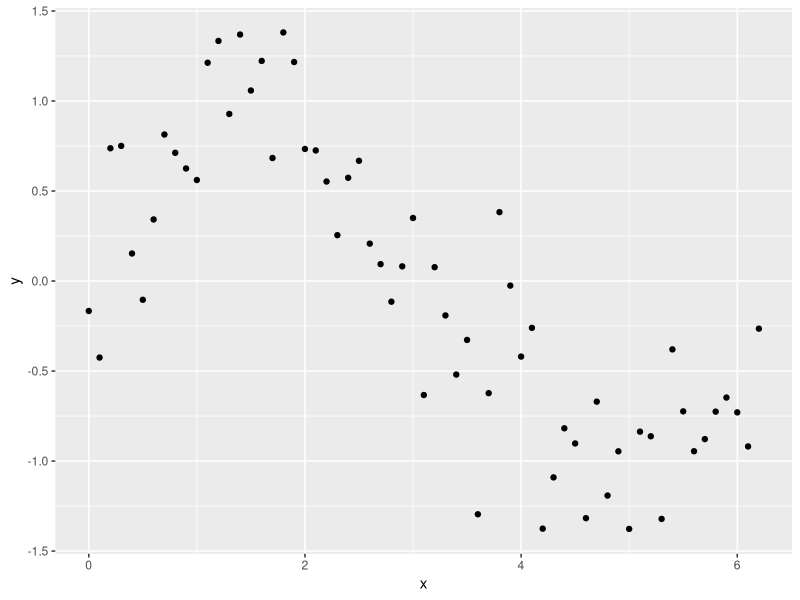
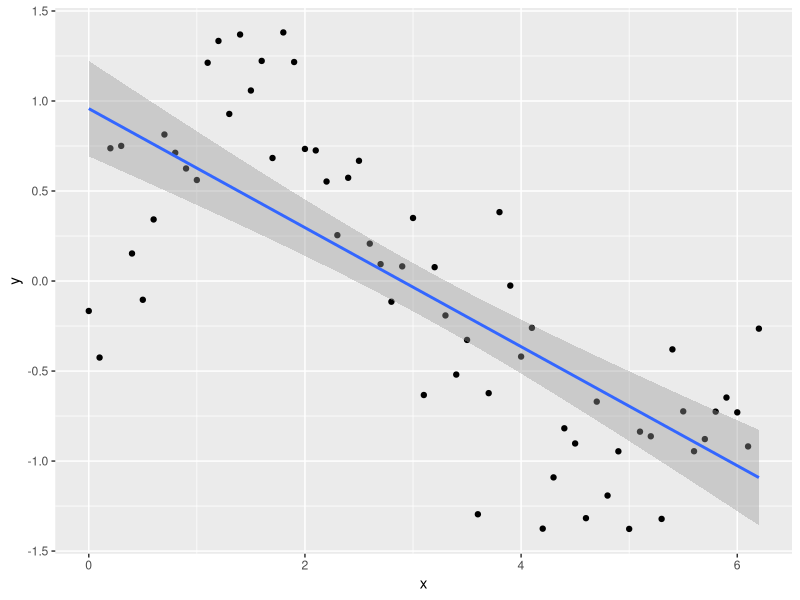
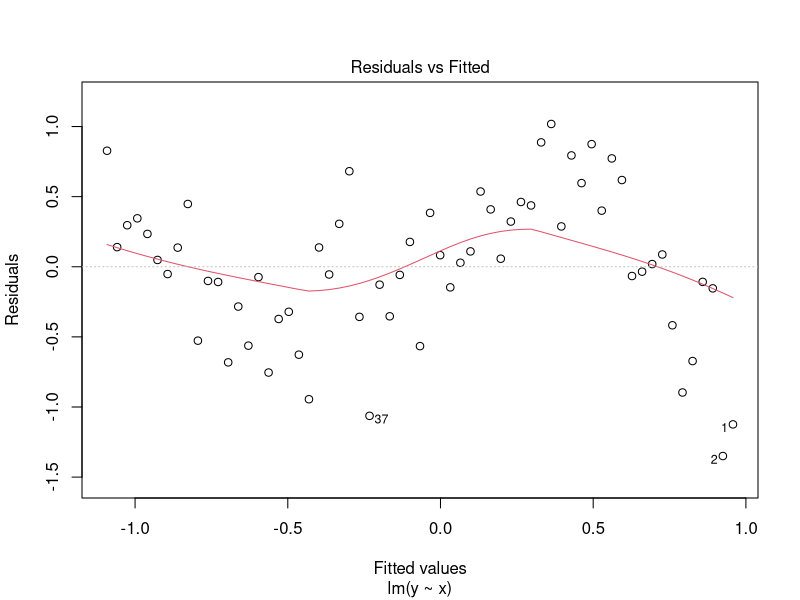
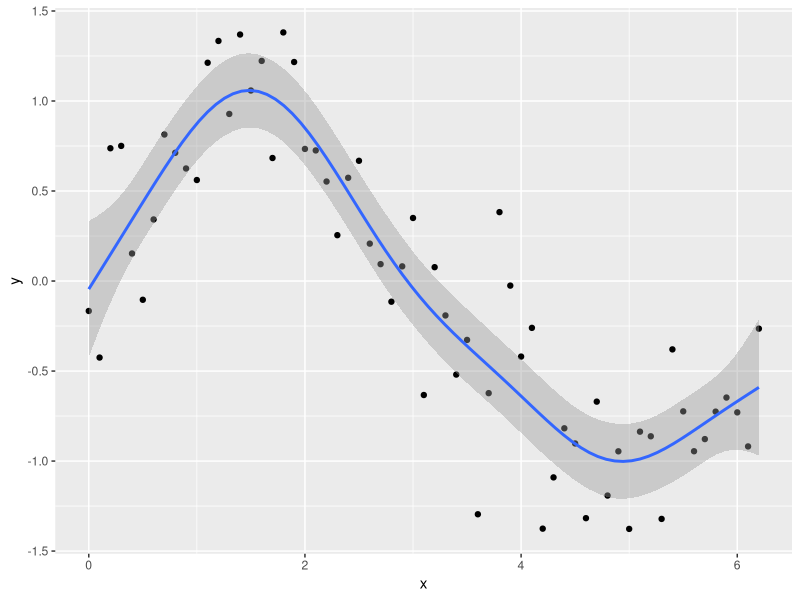
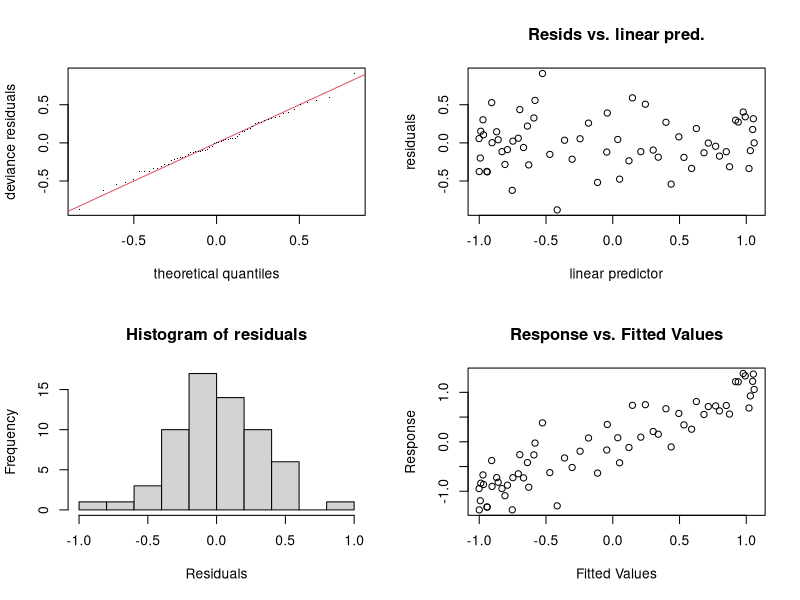

The R source for these figures, in order:
## ---- chunk 1
library(ggplot2)

x <- seq(0, pi * 2, 0.1)
sin_x <- sin(x)
y <- sin_x + rnorm(n = length(x), mean = 0, sd = sd(sin_x / 2))
Sample_data <- data.frame(y,x)
## ---- chunk 2
ggplot(Sample_data, aes(x, y)) + geom_point()
## ---- chunk 3
lm_y <- lm(y ~ x, data = Sample_data)
summary(lm_y)
## ---- chunk 4
ggplot(Sample_data, aes(x, y)) + geom_point() + geom_smooth(method = lm)
## ---- chunk 5
plot(lm_y, which = 1)
## ---- chunk 6
library(mgcv)
## ---- chunk 7
gam_y <- gam(y ~ s(x), method = "REML")
## ---- chunk 8
x_new <- seq(0, max(x), length.out = 100)
y_pred <- predict(gam_y, data.frame(x = x_new))
## ---- chunk 9
ggplot(Sample_data, aes(x, y)) + geom_point() + geom_smooth(method = "gam", formula = y ~s(x))
## ---- chunk 10
par(mfrow = c(2,2))
gam.check(gam_y)
## ---- chunk 11
summary(gam_y)
